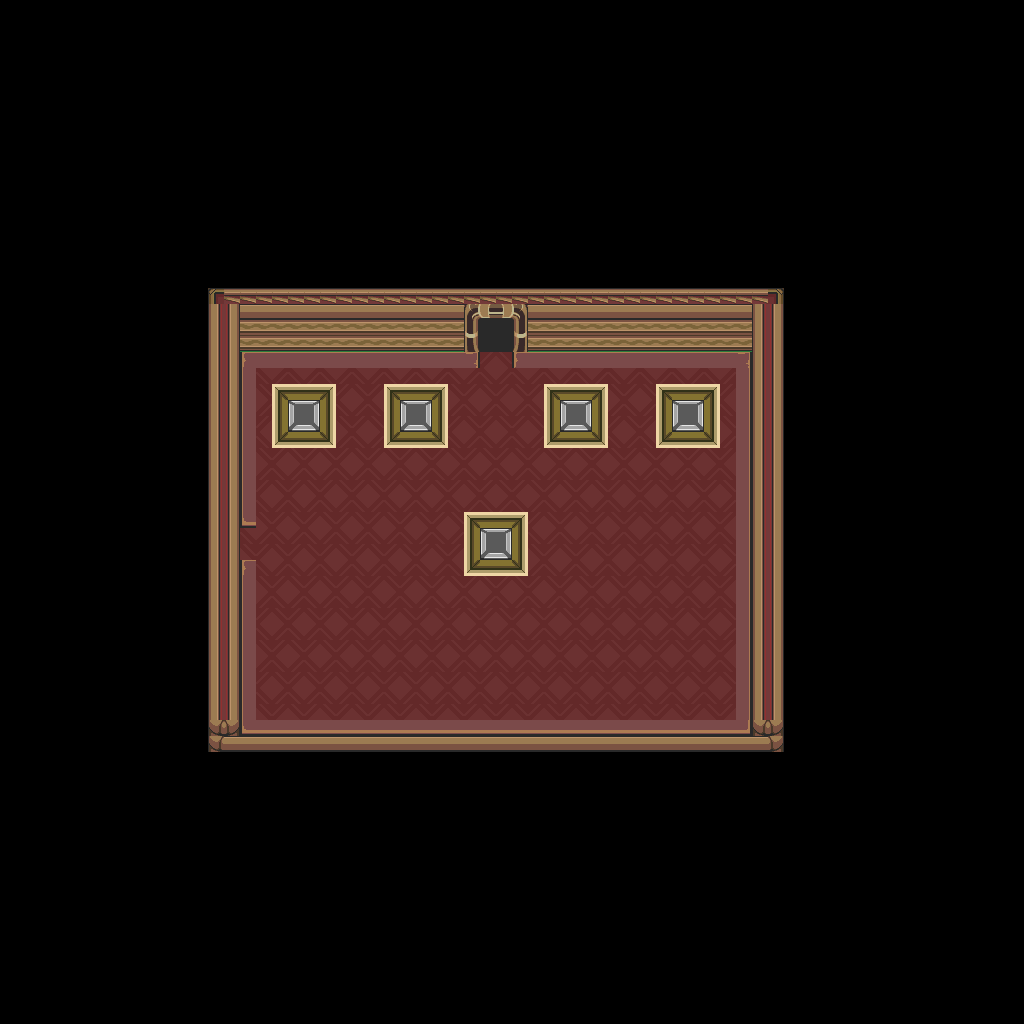

A level layout from a 2D game, rendered from its tile map. Below: a short description, then the map file with tile-grid data replaced by summaries:
An orthogonal 64x64 tile map with 16x16 px tiles, 1 tile layer (base), 1 hidden layer not drawn and 5 objects.

<map version="1.10" tiledversion="1.12.1" orientation="orthogonal" renderorder="right-down" width="64" height="64" tilewidth="16" tileheight="16" infinite="0" nextlayerid="3" nextobjectid="6">
 <tileset firstgid="1" source="../classiciphone_pics4.tsx" />
 <layer id="1" name="base" width="64" height="64">
  <data>[4096 cells, 4096 non-empty, 44 distinct tile ids]</data>
 </layer>
 <layer id="2" name="collision" width="64" height="64" visible="0">
  <properties><property name="collision" value="true" /></properties>
  <data>[4096 cells, 3488 non-empty, 1 distinct tile ids]</data>
 </layer>
 <objectgroup id="3" name="npcs">
  <object id="1" x="480.0" y="512.0" width="16" height="16">
   <properties>
    <property name="script" type="string">-- Auto-converted from GraalScript
-- // Graal2002 NPC by Stefan Knorr
-- if (playerenters) {
-- // Initialize the attributes
-- showcharacter;
-- setcharprop #3,head1141.png;
-- setcharprop #C0,red;
-- setcharprop #C1,black;
-- setcharprop #C2,black;
-- setcharprop #C3,red;
-- setcharprop #C4,black;
-- setcharprop #C5,black;
-- setcharprop #C6,white;
-- setcharprop #C7,white;
-- setcharprop #c,;
-- setcharprop #1,darkflame-sword.png;
-- swordpower = 3;
-- setcharprop #2,blackscabbard-shield.png;
-- shieldpower = 3;
-- setcharprop #8,body13.png;
-- setcharprop #P1,no-shield.png;
-- dir = 2;
self.dontblock = true
-- x = 29.5;
-- y = 31.5;
end</property>
   </properties>
  </object>
  <object id="2" x="400.0" y="384.0" width="16" height="16">
   <properties>
    <property name="gani" value="clothesswitch.png" />
    <property name="script" type="string">-- Auto-converted from GraalScript
-- if (playerenters) {
-- // Initialize the attributes
-- showcharacter;
-- setcharprop #3,head363.png;
-- setcharprop #8,body5.png;
-- setcharprop #C0,darkblue;
-- setcharprop #C1,black;
-- setcharprop #C2,black;
-- setcharprop #C3,black;
-- setcharprop #C4,darkblue;
-- setcharprop #2,electricgenerator-shield.png;
-- shieldpower = 1;
-- dir = 2;
self.dontblock = true
-- x = 24.5;
-- y = 23.8;
end</property>
   </properties>
  </object>
  <object id="3" x="560.0" y="384.0" width="16" height="16">
   <properties>
    <property name="script" type="string">-- Auto-converted from GraalScript
-- // Graal2002 NPC by Stefan Knorr
-- if (playerenters) {
-- // Initialize the attributes
-- showcharacter;
-- setcharprop #3,head639.png;
-- setcharprop #C0,gray;
-- setcharprop #C1,lightgray;
-- setcharprop #C2,gray;
-- setcharprop #C3,gray;
-- setcharprop #C4,lightgray;
-- setcharprop #C5,black;
-- setcharprop #C6,white;
-- setcharprop #C7,white;
-- setcharprop #c,;
-- setcharprop #1,kov-paladin-sword.png;
-- swordpower = 3;
-- setcharprop #2,dagger-shield.png;
-- shieldpower = 3;
-- setcharprop #8,body13.png;
-- setcharprop #P1,no-shield.png;
-- setcharprop #P2,no-shield.png;
-- setcharprop #P3,generalseal.png;
-- setcharprop #P4,no-shield.png;
-- dir = 2;
self.dontblock = true
-- x = 34.5;
-- y = 23.5;
end</property>
   </properties>
  </object>
  <object id="4" x="672.0" y="384.0" width="16" height="16">
   <properties>
    <property name="script" type="string">-- Auto-converted from GraalScript
-- if (playerenters) {
-- // Initialize the attributes
-- showcharacter;
-- setcharprop #3,head711.png;
-- setcharprop #8,body13.png;
-- setcharprop #C0,black;
-- setcharprop #C1,gray;
-- setcharprop #C2,lightgray;
-- setcharprop #C3,black;
-- setcharprop #C4,lightgray;
-- setcharprop #2,6axe-shield.png;
-- shieldpower = 1;
-- dir = 2;
self.dontblock = true
-- x = 41.5;
-- y = 23.5;
end</property>
   </properties>
  </object>
  <object id="5" x="288.0" y="384.0" width="16" height="16">
   <properties>
    <property name="script" type="string">-- Auto-converted from GraalScript
-- // Graal2002 NPC by Stefan Knorr
-- if (playerenters) {
-- // Initialize the attributes
-- showcharacter;
-- setcharprop #3,head1264.png;
-- setcharprop #C0,black;
-- setcharprop #C1,black;
-- setcharprop #C2,orange;
-- setcharprop #C3,black;
-- setcharprop #C4,black;
-- setcharprop #2,dagger-shield.png;;
-- shieldpower = 1;
-- dir = 2;
self.dontblock = true
-- x = 17.5;
-- y = 23.8;
end</property>
   </properties>
  </object>
 </objectgroup>
</map>
